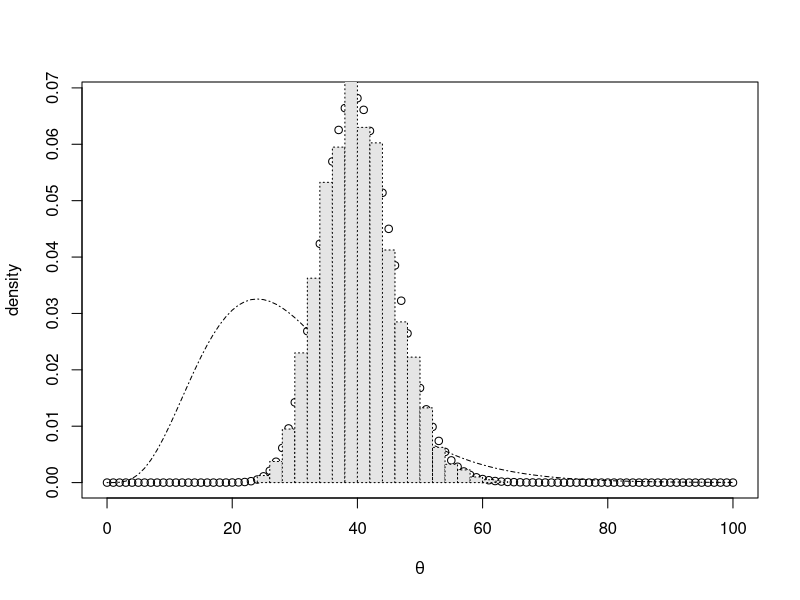
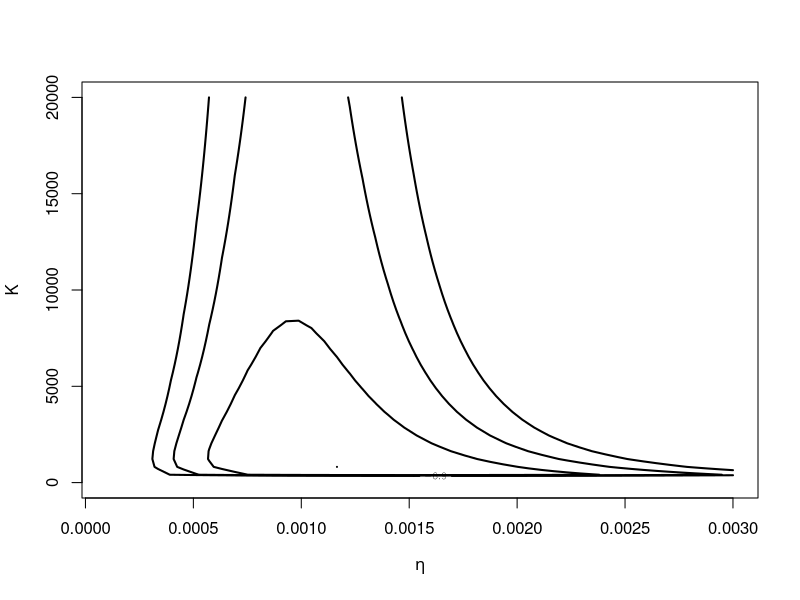
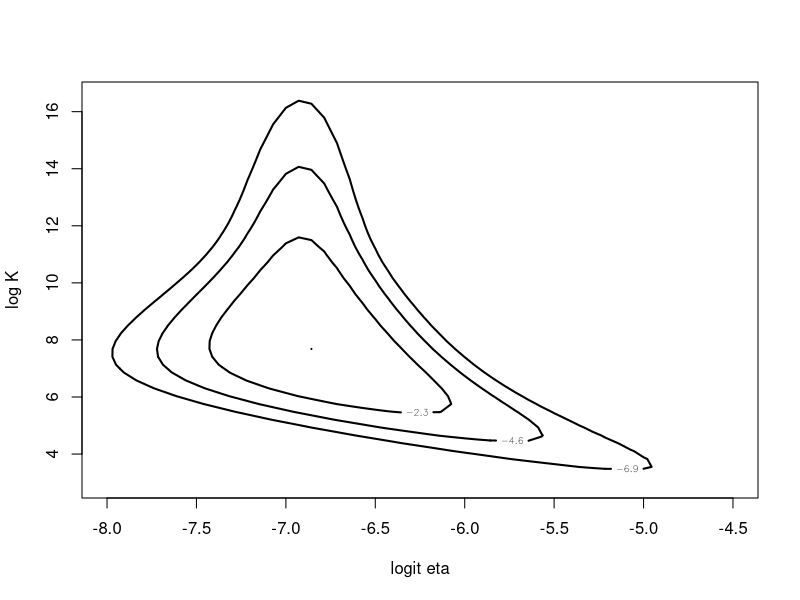
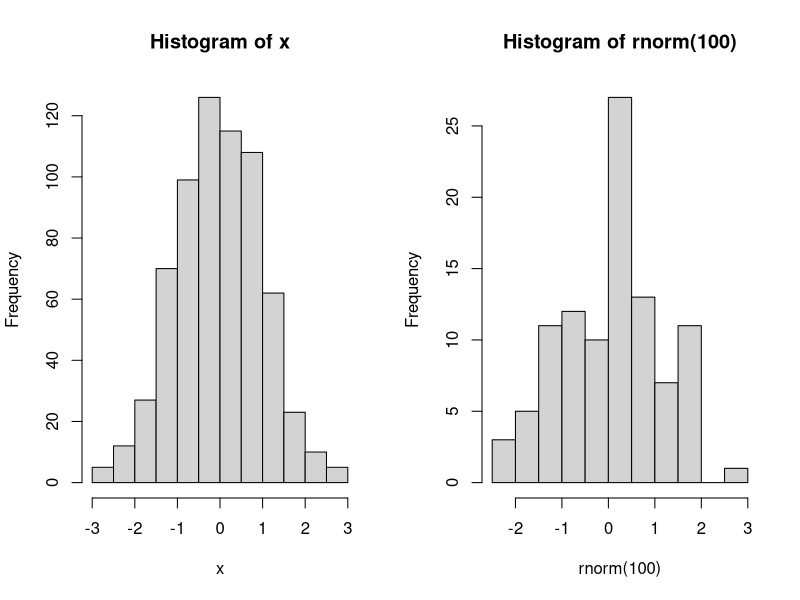

Write R code to recreate these figures, in order. (Note: this script raises an error after producing the figures.)
###################### conjugate priors##############################
alpha = 5
beta = 6
theta = seq(0,100, length.out =101)
# d-use to density function
# set shape and scale
prior = dgamma(theta, shape = alpha, scale = beta)
x = 42
posterior = dgamma(theta, shape = x+alpha, scale = 1/(1+1/beta) ) 


# make plot
plot(theta, posterior, xlab = expression(theta), ylab = "density")
lines(theta, prior, lty = 4)

# posterior draws
postdraw = rgamma(2000, shape = x+alpha, scale = 1/(1+1/beta) ) 
r1= hist(postdraw, freq = F, breaks = 20, plot =F)
lines(r1, lty=3, freq = F, col = "gray90")

################## a beta-binomial model ###################

# function to compute the logarithm of the posterior density
betabinexch0=function (theta, data)
{
  eta = theta[1]
  K = theta[2]
  y = data[, 1]
  n = data[, 2]
  N = length(y)
  logf = function(y, n, K, eta) lbeta(K * eta + y, K * (1 -
                                                          eta) + n - y) - lbeta(K * eta, K * (1 - eta))
  val = sum(logf(y, n, K, eta))
  val = val - 2 * log(1 + K) - log(eta) - log(1 - eta)
  return(val)
}
# read the data
cancermortality = read.table("cancer.txt",header = T)
# contour plot after install LearnBayes package
install.packages("LearnBayes")
library(LearnBayes)
mycontour(betabinexch0,c(.0001,.003,1,20000),cancermortality, xlab=expression(eta),ylab="K")


# function to compute the logarithm of the posterior density with the tranformed parameters
betabinexch=function (theta, data)
{
  eta = exp(theta[1])/(1 + exp(theta[1]))
  K = exp(theta[2])
  y = data[, 1]
  n = data[, 2]
  N = length(y)
  logf = function(y, n, K, eta) lbeta(K * eta + y, K * (1 -
                                                          eta) + n - y) - lbeta(K * eta, K * (1 - eta))
  val = sum(logf(y, n, K, eta))
  val = val + theta[2] - 2 * log(1 + exp(theta[2]))
  return(val)
}

# contour plot
mycontour(betabinexch,c(-8,-4.5,3,16.5),cancermortality, xlab="logit eta",ylab="log K")

# calculate pi
##################### Rejection sampling
## Example 7
x = NULL
n = 100
r = 2
for(i in 1:(100*sqrt(2*pi/exp(1)))) # 100*c means 100 times accepted, becasue 100c * (1/c) equals to 100!
{
  
  u = runif(1)
  y = rcauchy(1)
  if( u <=  exp(-y^2/2)*(1+y^2)*sqrt(exp(1))/2) 
  { x = c(x,y)} #combine x and y
}

# investigate the acceptance rate
N= 1000

c = sqrt(2*pi/exp(1))

# you can identify C using the following code
X = seq(-3,3,0.01)
c = max(dnorm(X)/dcauchy(X))
# this c value is not the real c, but it is very close to the true value
u = runif(N)
y=rcauchy(N)
accept = ( u < dnorm(y)/(c*dcauchy(y)))
x = y[accept]
mean(accept)
1/c

par(mfrow=c(1,2))
hist(x)
hist(rnorm(100))


#################a stationary Markov chain
P<-rbind(c(0.5,0.5,0,0,0),c(0.25,0.5,0.25,0,0),c(0,0.25,0.5,0.25,0),
         c(0,0,0.25,0.5,0.25),c(0,0,0, 0.5,0.5))

# s be that a vector of locations that the person visit
s<-vector('numeric',50000)
s[1]<-1 # initial location
for(j in 2:50000)
  {s[j]<-sample(1:5, size=1,prob=P[s[j-1],])}

# summarize the frequencies f visits to these five states after 500, 1000, 2000, 5000, 10000, 20000, 50000
v<-c(500,1000,2000,5000,10000,20000,50000)
for(i in 1:length(v))
  print(table(s[1:v[i]])/v[i])

#verify the stationary
w<-c(0.125,0.25,0.25,0.25,0.125)
w%*%P


#########################################
#### Gibss samplers for bivariate normal
rho = 0.2
x0 = rnorm(1)
N= 10000
X = x0
Y = NULL
## for t=1
Y = rnorm(1,rho*x0,sqrt(1-rho^2))
X = rnorm(1,rho*Y[t],sqrt(1-rho^2))
## the main loop of generating samples using gibbs sampler
for(t in 2:N)
{
  Y = c(Y,rnorm(1,rho*X[t-1],sqrt(1-rho^2)))
  X = c(X,rnorm(1,rho*Y[t],sqrt(1-rho^2)))
}

## compare with the true standard normal 
par(mfrow=c(2,2))
X0 = seq(-100,100,by = 0.1)
hist(X[1000:N],breaks = 100, freq = FALSE,xlab="X")
dX0 = dnorm(X0)
lines(X0,dX0)
hist(Y[1000:N],breaks = 100, freq = FALSE,xlab="Y")
lines(X0,dX0)

## correlation 
cor(cbind(X,Y))

## compare with the samples generated using mvrnorm
library(MASS)
mu = c(0,0)
Sigma = rbind(c(1,rho),c(rho,1))
U = mvrnorm(N,mu,Sigma)
hist(U[,1],breaks = 100, freq = FALSE,xlab="X")
dX0 = dnorm(X0)
lines(X0,dX0)
hist(U[,2],breaks = 100, freq = FALSE,xlab="Y")
lines(X0,dX0)
## correlation 
cor(U)


#### hierarchical model, binomial-beta
install.packages("VGAM")
library(VGAM)
N=10000  
n= 30
a=3
b=7
X= vector("numeric",N)  
theta = vector("numeric",N)
## for t=1
theta[1]=rbeta(1,a,b)  
X[1]=rbinom(1,n,theta[1])
for (i in 2:N)
{ 
  X[i]=rbinom(1,n,theta[i-1])
  theta[i]=rbeta(1,a+X[i],n-X[i]+b)
}
## compare with the true marginal distribution 
par(mfrow=c(1,2))
X0 = seq(0,30,by = 1)
hist(X[1000:N], freq = FALSE,xlab="X")
lines(X0,dbetabinom.ab(X0,n,a,b))
theta0 = seq(0,1,by=0.01)
hist(theta[1000:N],breaks = 100, freq = FALSE,xlab=expression(theta))
lines(theta0,dbeta(theta0,a,b))


#######An example of Gibbs sampling########################
y = c(5, 1, 5, 14, 3, 19, 1, 1, 4, 22)
t = c(94, 16, 63, 126, 5, 31, 1, 1, 2, 10)


#### function to draw lambda
lambda.draw = function(alpha, beta, y, t) 
{
  rgamma(length(y), y + alpha, t + beta)
}

#### function to draw beta
beta.draw = function(alpha, gamma, delta, lambda, y) 
{
  rgamma(1, length(y) * alpha + gamma, delta + sum(lambda))
}

##### Gibbs sampling 
gibbs = function(n.sims, beta.start, alpha, gamma, delta, y, t, burnin = 0, thin = 1) 
{
  beta.draws = c()
  
  lambda.draws = matrix(NA, nrow = n.sims, ncol = length(y))
  
  beta.cur = beta.start
  
  for (i in 1:n.sims) {
    # draw lambda
    lambda.cur = lambda.draw(alpha = alpha, beta = beta.cur,y = y, t = t)
    
    # draw beta
    beta.cur = beta.draw(alpha = alpha, gamma = gamma, delta = delta, lambda = lambda.cur, y = y)
    
    # burn-in and thinning
    if (i > burnin & (i - burnin)%%thin == 0) {
      lambda.draws[(i - burnin)/thin, ] = lambda.cur
      beta.draws[(i - burnin)/thin] = beta.cur
    }
  }
  
  return(list(lambda.draws = lambda.draws, beta.draws = beta.draws))
}


#### Apply to the failure data set
posterior = gibbs(n.sims = 10000, beta.start = 1, alpha = 1.5,
                  gamma = 0.01, delta = 1, y = y, t = t)
round(colMeans(posterior$lambda.draws),3)
mean(posterior$beta.draws)
round(apply(posterior$lambda.draws, 2, sd),3)
round(sd(posterior$beta.draws),3)
